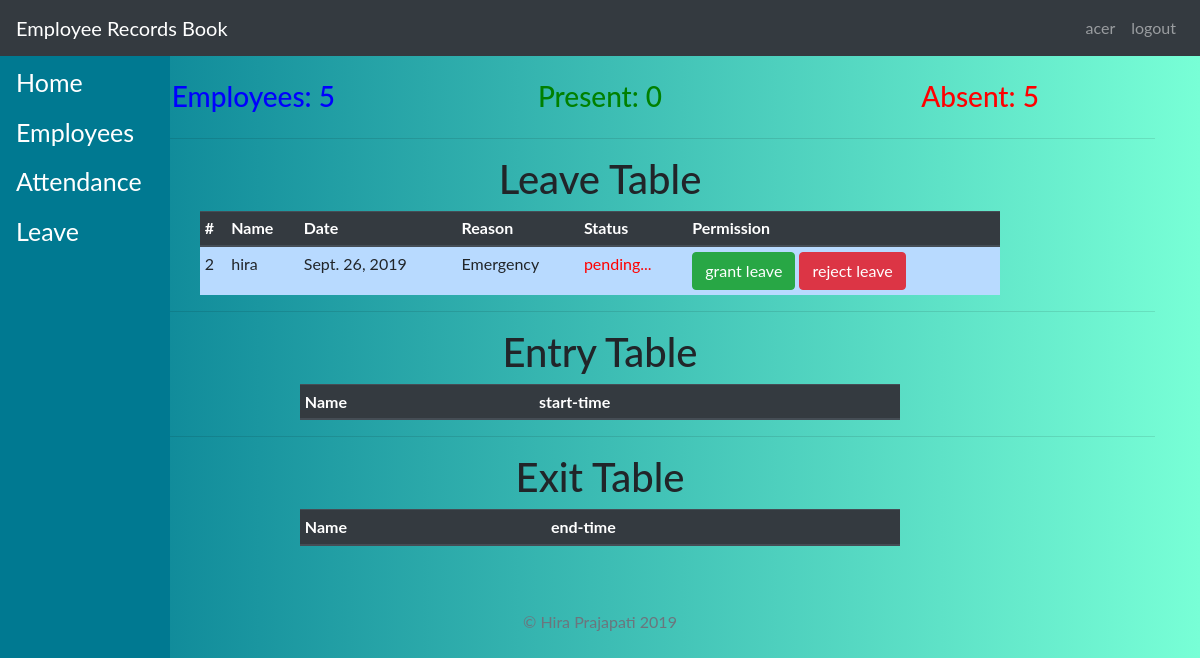
/home/ (signed in), run on an earlier commit of the app's database.
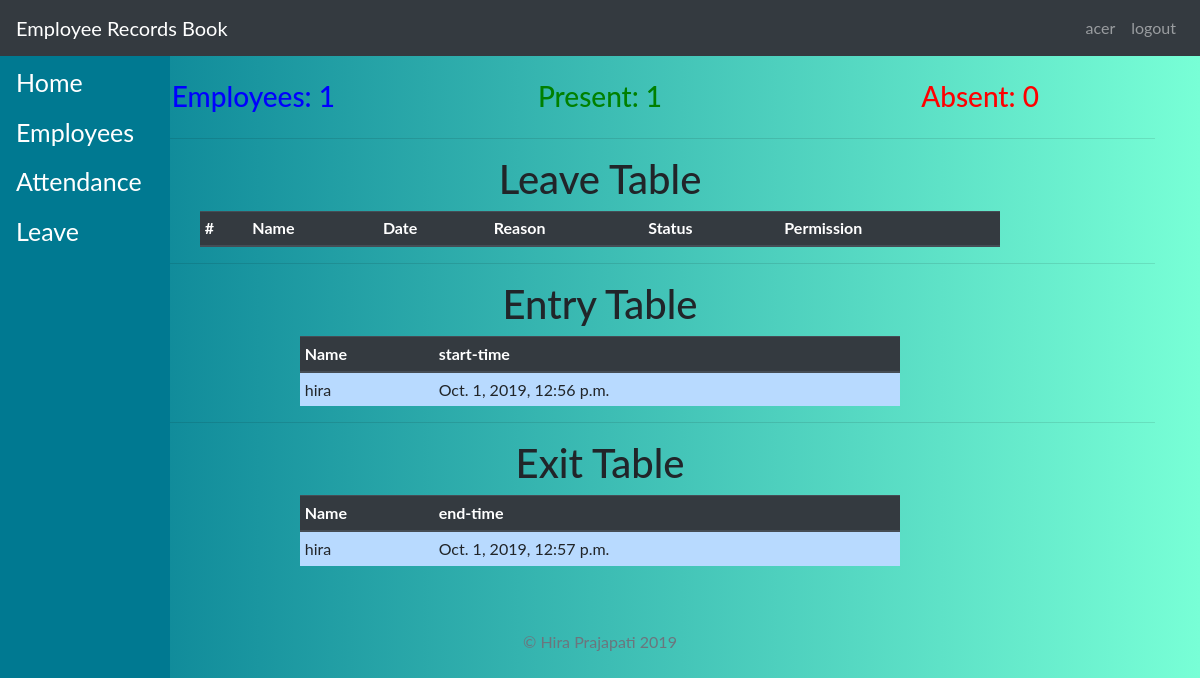
And on a later commit of the database.
### main/models.py (models this page shows, shortened)
class Leave(models.Model):
    user = models.ForeignKey(User, on_delete=models.CASCADE)
    date = models.DateField()
    reason = models.TextField()
    status = models.CharField(max_length=50, default="pending...", blank=True)

class Entry(models.Model):
    user = models.ForeignKey(User, on_delete=models.CASCADE)
    start_time = models.DateTimeField(auto_now_add=True, blank=True)

class Exit(models.Model):
    user = models.ForeignKey(User, on_delete=models.CASCADE)
    end_time = models.DateTimeField(auto_now_add=True, blank=True)
    status = models.CharField(max_length=50, default="Full Day")

### main/views.py (the view)
# urls.py: 2. Add a URL to urlpatterns:  path('', views.home, name='home')
@permission_required('is_superuser', raise_exception=True)
def home(request):
    leave = Leave.objects.all().filter(status= 'pending...')
    entry = Entry.objects.all().filter(start_time__date__day=datetime.now().day)
    exit = Exit.objects.all().filter(end_time__date__day=datetime.now().day)
    count = Employee.objects.all().count()
    present = entry.count()
    absent = count - present
    context = {
        'leave': leave,
        'entry': entry,
        'exit': exit,
        'count': count,
        'present': present,
        'absent': absent,
    }
    return render(request, 'main/home.html', context)

### main/templates/main/home.html
{% extends 'base.html' %}
{% block content %}
<br>
<div class="row">
    <div class="col-sm">
        <h3 align="center" style="color:blue;">Total Employees: {{count}} </h3>
    </div>
    <div class="col-sm">
        <h3 align="center" style="color:green;">Present: {{present}} </h3>
    </div>
    <div class="col-sm">
        <h3 align="center" style="color:red;">Absent: {{absent}} </h3>
    </div>
</div>
<hr>
<h1 align="center">Leave Table</h1>
<table align="center" class="table table-sm" id="user-tables" style="max-width: 800px;max-height: 400px;">
    <thead class="thead-dark">
        <tr>
            <th>#</th>
            <th>Name</th>
            <th>Date</th>
            <th>Reason</th>
            <th>Status</th>
            <th>Permission</th>
        </tr>
    </thead>
    <tbody class="table-ko-body table-primary" id="myTables">
        {% for leave in leave %}
        <tr id="leave">
        <td>{{ leave.user.id }}</td>
        <td>{{ leave.user }}</td>
        <td>{{ leave.date }}</td>
        <td>{{ leave.reason }}</td>
        <td style="color:red;">{{leave.status}}</td>
        <td><a type="button" href="/grant/{{leave.id}}" class="btn btn-success">grant leave</a> <a type="button" href="/reject/{{leave.id}}" class="btn btn-danger">reject leave</a></td>
        </tr>
    {% endfor %}
    </tbody>
</table>
<hr>
<h1 align="center">Entry Table</h1>
<table align="center" class="table table-sm" id="user--tables" style="max-width: 600px;max-height: 400px;">
    <thead class="thead-dark">
        <tr>
            <th>Name</th>
            <th>start-time</th>
        </tr>
    </thead>
    <tbody class="table-ko-body table-primary" id="my-Tables">
        {% for entry in entry.all %}
        <tr>
        <td>{{ entry.user }}</td>
        <td>{{ entry.start_time }}</td>
        {% endfor %}
    </tr>
    </tbody>
</table>
<hr>
<h1 align="center">Exit Table</h1>
<table align="center" class="table table-sm" id="user--table" style="max-width: 600px;max-height: 400px;">
    <thead class="thead-dark">
        <tr>
            <th>Name</th>
            <th>end-time</th>
        </tr>
    </thead>
    <tbody class="table-ko-body table-primary" id="my--Tables">
        {% for exit in exit.all %}
        <tr>
        <td>{{ exit.user }}</td>
        <td>{{ exit.end_time }}</td>
        {% endfor %}
    </tr>
    </tbody>
</table>
{% endblock %}

What changed in the data, as far as the page shows it:
removed Leave: user.id "2", user "hira", date "Sept. 26, 2019", reason "Emergency", status "pending..."
now on this page (row edited): Entry: user "hira", start_time "Oct. 1, 2019, 12:56 p.m."
now on this page (row edited): Exit: user "hira", end_time "Oct. 1, 2019, 12:57 p.m."
Also different on the page:
{{ count }}: "5" → "1"
{{ present }}: "0" → "1"
{{ absent }}: "5" → "0"
